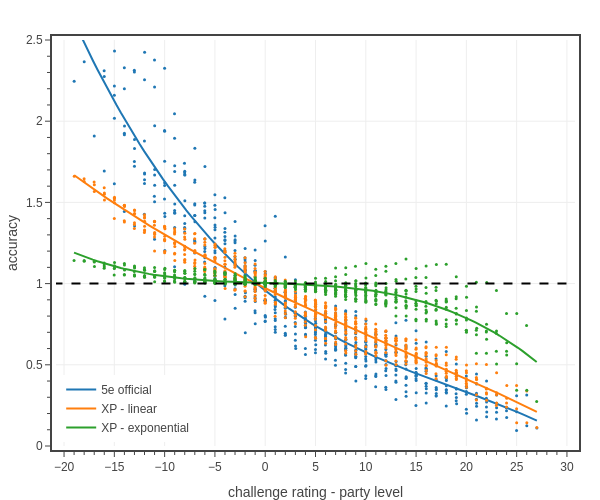

This figure's notebook cell:
### Code cell
# Fig. 4: plots XP accuracy vs level for encounter with a single monster
import pandas as pd

# pc stats
classes = list(PC_CLASSES.keys())
pc_data_file = f'../../_classes/xp-and-player-characters/pc data - Medium 2 short rests.json'
dfP = load_pc_data(pc_data_file, ['class','level','hit points mean','hit points multiplier','damage per round mean','attack bonus','armor class'])
dfP['adj hit points mean'] = dfP['hit points mean']*dfP['hit points multiplier']
dfP = dfP.rename({'adj hit points mean': 'adj HP', 'damage per round mean': 'adj DPR', 'attack bonus': 'adj AB', 'armor class': 'adj AC'}, axis=1)
xp_values = 0.5*np.array(ENCOUNTER_DIFFICULTIES['Daily']['XP'])
dfP['Encounter XP'] = dfP.apply(lambda row: xp_values[row['level']-1], axis=1)
dfP = dfP[dfP['class'].isin(classes)]
dfP = dfP[['level','adj HP','adj DPR','adj AC','adj AB','Encounter XP']].groupby(['level']).mean()

# monster stats
dfM = pd.read_csv('../../assets/data/monsters.csv')
dfM = dfM[dfM['CR'].between(1, 28)]
dfM.sort_values(by='CR', inplace=True)
dfM = dfM[['CR','HP','adj HP','AC','adj AC','adj DPR','adj AB','XP']].groupby(['CR']).mean()

# create figure
fig = go.Figure()

colors = iter(COLORS)

########################################################################################
name = f'5e official'
levels = dfP.index.tolist()
rcrs = np.linspace(-28,28,57)
x_all = []
y_all = []
text = []
for lvl in levels:
    for rcr in rcrs:
        cr = rcr+lvl
        if (cr > 0) and (cr <=28):
            accuracy = calc_xp_ratio(dfP, dfM, 4*[lvl], rcr+lvl)/calc_damage_ratio(dfP, dfM, 4*[lvl], rcr+lvl)
            x_all.append(rcr)
            y_all.append(accuracy)
            text.append(
                f'<b>{name}</b><br>'+
                f'accuracy: {accuracy:.2f}<br>'+
                f'CR - level: {rcr:.0f}<br>'+
                f'CR: {cr:.0f}<br>'+
                f'level: {lvl:.0f}')

dfA = pd.DataFrame({'rel CR': tfb.jitter(x_all, 0.01), 'accuracy': y_all, 'text': text})
dfA = dfA[dfA['accuracy'].gt(0)]
dfA.sort_values(by='rel CR', inplace=True)

smooth_factor = 1.e8
fig = tfb.plot_data_and_spline(fig, 
    x=dfA['rel CR'], 
    y=dfA['accuracy'],
    smooth_factor=smooth_factor, 
    name=name,
    legendgroup=name,
    line=dict(color=next(colors), dash='solid', width=2),
    marker_size=3,
    hovertext=dfA['text'],
    hoverinfo='text',
)

########################################################################################
name = f'XP - linear'
xp_method = 'linear'
dfP['Encounter eXP']  = dfP.apply(lambda row: estats5e.effXP(row['adj HP'], row['adj AC'], row['adj DPR'], row['adj AB'], method=xp_method, ctype='PC'), axis=1)
dfM['eXP']  = dfM.apply(lambda row: estats5e.effXP(row['adj HP'], row['adj AC'], row['adj DPR'], row['adj AB'], method=xp_method, ctype='NPC'), axis=1)

levels = dfP.index.tolist()
rcrs = np.linspace(-28,28,57)
x_all = []
y_all = []
text = []
for lvl in levels:
    for rcr in rcrs:
        cr = rcr+lvl
        if (cr > 0) and (cr <=28):
            accuracy = calc_exp_ratio(dfP, dfM, 4*[lvl], rcr+lvl)/calc_damage_ratio(dfP, dfM, 4*[lvl], rcr+lvl)
            x_all.append(rcr)
            y_all.append(accuracy)
            text.append(
                f'<b>{name}</b><br>'+
                f'accuracy: {accuracy:.2f}<br>'+
                f'CR - level: {rcr:.0f}<br>'+
                f'CR: {cr:.0f}<br>'+
                f'level: {lvl:.0f}')

dfA = pd.DataFrame({'rel CR': tfb.jitter(x_all, 0.01), 'accuracy': y_all, 'text': text})
dfA = dfA[dfA['accuracy'].gt(0)]
dfA.sort_values(by='rel CR', inplace=True)

smooth_factor = 1.e8
fig = tfb.plot_data_and_spline(fig, 
    x=dfA['rel CR'], 
    y=dfA['accuracy'],
    smooth_factor=smooth_factor, 
    name=name,
    legendgroup=name,
    line=dict(color=next(colors), dash='solid', width=2),
    marker_size=3,
    hovertext=dfA['text'],
    hoverinfo='text',
)

########################################################################################
name = f'XP - exponential'
xp_method = 'exp'
dfP['Encounter eXP']  = dfP.apply(lambda row: estats5e.effXP(row['adj HP'], row['adj AC'], row['adj DPR'], row['adj AB'], method=xp_method, ctype='PC'), axis=1)
dfM['eXP']  = dfM.apply(lambda row: estats5e.effXP(row['adj HP'], row['adj AC'], row['adj DPR'], row['adj AB'], method=xp_method, ctype='NPC'), axis=1)

levels = dfP.index.tolist()
rcrs = np.linspace(-28,28,57)
x_all = []
y_all = []
text = []
for lvl in levels:
    for rcr in rcrs:
        cr = rcr+lvl
        if (cr > 0) and (cr <=28):
            accuracy = calc_exp_ratio(dfP, dfM, 4*[lvl], rcr+lvl)/calc_damage_ratio(dfP, dfM, 4*[lvl], rcr+lvl)
            x_all.append(rcr)
            y_all.append(accuracy)
            text.append(
                f'<b>{name}</b><br>'+
                f'accuracy: {accuracy:.2f}<br>'+
                f'CR - level: {rcr:.0f}<br>'+
                f'CR: {cr:.0f}<br>'+
                f'level: {lvl:.0f}')

dfA = pd.DataFrame({'rel CR': tfb.jitter(x_all, 0.01), 'accuracy': y_all, 'text': text})
dfA = dfA[dfA['accuracy'].gt(0)]
dfA.sort_values(by='rel CR', inplace=True)

smooth_factor = 1.e8
fig = tfb.plot_data_and_spline(fig, 
    x=dfA['rel CR'], 
    y=dfA['accuracy'],
    smooth_factor=smooth_factor, 
    name=name,
    legendgroup=name,
    line=dict(color=next(colors), dash='solid', width=2),
    marker_size=3,
    hovertext=dfA['text'],
    hoverinfo='text',
)

fig.add_scatter(
    x=[-30,30], 
    y=[1,1],
    mode='lines',
    showlegend=False,
    line=dict(color='black', dash='dash'),
    hoverinfo='skip',
)

# show figure
fig.update_layout(
    template=tfb.FIG_TEMPLATE,
    margin=dict(l=50, r=25, b=40, t=40, pad=4),
    font=dict(size=12),
    #title_text='2014 DMG (no accuracy scaling)',
    xaxis=dict(
        title_text='challenge rating - party level',
        automargin=True,
        range=[-20.8,30.8],
        tick0=0, dtick=5,
        minor=dict(tick0=0, dtick=1),
    ),
    yaxis=dict(
        title_text='accuracy',
        automargin=True,
        range=[0,2.5],
        tick0=0, dtick=0.5,
        minor=dict(tick0=0, dtick=0.1),
    ),
    legend=dict(
        yanchor='bottom',  y=0.01,
        xanchor='left', x=0.01,
    ),
    width=600,
    height=500,
)
fig.show(config=tfb.FIG_CONFIG)

# save figures
if SAVEFIGS:
    fig.update_layout(autosize=True, width=None, height=None)
    tfb.save_fig_html(fig, format='large', name=f'./fig-xp-accuracy-vs-relative-cr-large', marker_size=3)
    tfb.save_fig_html(fig, format='small', name=f'./fig-xp-accuracy-vs-relative-cr-small', marker_size=3)

### Figure 1 — Plotly figure (JSON) as saved in the notebook; plotly's stock layout.template omitted (floating-point values rounded to 4 significant figures; data arrays with more than 128 entries replaced by an {"elided": "..."} marker saying what was removed)
{"data": [{"hoverinfo": "text", "hovertext": {"elided": "560 str values"}, "legendgroup": "5e official", "line": {"color": "#1f77b4", "dash": "solid", "width": 2}, "marker": {"size": 3}, "mode": "markers", "name": "5e official", "showlegend": false, "type": "scatter", "x": {"elided": "560 float values"}, "y": {"elided": "560 float values"}}, {"hoverinfo": "skip", "hovertext": {"elided": "560 str values"}, "legendgroup": "5e official", "line": {"color": "#1f77b4", "dash": "solid", "width": 2}, "marker": {"size": 3}, "mode": "lines", "name": "5e official", "showlegend": true, "type": "scatter", "x": [-18.99, -18.53, -18.06, -17.6, -17.13, -16.67, -16.21, -15.74, -15.28, -14.81, -14.35, -13.88, -13.42, -12.95, -12.49, -12.02, -11.56, -11.09, -10.63, -10.16, -9.7, -9.235, -8.771, -8.306, -7.841, -7.377, -6.912, -6.447, -5.982, -5.518, -5.053, -4.588, -4.124, -3.659, -3.194, -2.73, -2.265, -1.8, -1.336, -0.8709, -0.4062, 0.05845, 0.5231, 0.9878, 1.453, 1.917, 2.382, 2.847, 3.311, 3.776, 4.241, 4.705, 5.17, 5.635, 6.099, 6.564, 7.029, 7.493, 7.958, 8.423, 8.887, 9.352, 9.817, 10.28, 10.75, 11.21, 11.68, 12.14, 12.6, 13.07, 13.53, 14.0, 14.46, 14.93, 15.39, 15.86, 16.32, 16.79, 17.25, 17.72, 18.18, 18.65, 19.11, 19.58, 20.04, 20.5, 20.97, 21.43, 21.9, 22.36, 22.83, 23.29, 23.76, 24.22, 24.69, 25.15, 25.62, 26.08, 26.55, 27.01], "y": [2.612, 2.551, 2.491, 2.432, 2.374, 2.317, 2.262, 2.208, 2.154, 2.103, 2.052, 2.002, 1.954, 1.906, 1.86, 1.814, 1.77, 1.727, 1.685, 1.643, 1.603, 1.564, 1.525, 1.488, 1.451, 1.415, 1.381, 1.347, 1.314, 1.281, 1.25, 1.219, 1.189, 1.16, 1.132, 1.104, 1.078, 1.051, 1.026, 1.001, 0.9771, 0.9536, 0.9308, 0.9086, 0.8869, 0.8659, 0.8454, 0.8254, 0.806, 0.7871, 0.7687, 0.7509, 0.7334, 0.7165, 0.6999, 0.6838, 0.6681, 0.6528, 0.6379, 0.6233, 0.6091, 0.5952, 0.5816, 0.5683, 0.5554, 0.5426, 0.5301, 0.5179, 0.5059, 0.4941, 0.4824, 0.471, 0.4597, 0.4485, 0.4375, 0.4265, 0.4157, 0.405, 0.3943, 0.3836, 0.373, 0.3624, 0.3518, 0.3412, 0.3305, 0.3198, 0.3091, 0.2982, 0.2873, 0.2763, 0.2651, 0.2538, 0.2423, 0.2307, 0.2188, 0.2068, 0.1945, 0.182, 0.1693, 0.1563]}, {"hoverinfo": "text", "hovertext": {"elided": "560 str values"}, "legendgroup": "XP - linear", "line": {"color": "#ff7f0e", "dash": "solid", "width": 2}, "marker": {"size": 3}, "mode": "markers", "name": "XP - linear", "showlegend": false, "type": "scatter", "x": {"elided": "560 float values"}, "y": {"elided": "560 float values"}}, {"hoverinfo": "skip", "hovertext": {"elided": "560 str values"}, "legendgroup": "XP - linear", "line": {"color": "#ff7f0e", "dash": "solid", "width": 2}, "marker": {"size": 3}, "mode": "lines", "name": "XP - linear", "showlegend": true, "type": "scatter", "x": [-18.99, -18.52, -18.06, -17.59, -17.13, -16.66, -16.2, -15.73, -15.27, -14.8, -14.34, -13.87, -13.41, -12.95, -12.48, -12.02, -11.55, -11.09, -10.62, -10.16, -9.694, -9.229, -8.765, -8.3, -7.836, -7.371, -6.907, -6.442, -5.977, -5.513, -5.048, -4.584, -4.119, -3.655, -3.19, -2.725, -2.261, -1.796, -1.332, -0.8672, -0.4027, 0.06189, 0.5264, 0.991, 1.456, 1.92, 2.385, 2.849, 3.314, 3.778, 4.243, 4.708, 5.172, 5.637, 6.101, 6.566, 7.03, 7.495, 7.959, 8.424, 8.889, 9.353, 9.818, 10.28, 10.75, 11.21, 11.68, 12.14, 12.61, 13.07, 13.53, 14.0, 14.46, 14.93, 15.39, 15.86, 16.32, 16.79, 17.25, 17.72, 18.18, 18.64, 19.11, 19.57, 20.04, 20.5, 20.97, 21.43, 21.9, 22.36, 22.83, 23.29, 23.75, 24.22, 24.68, 25.15, 25.61, 26.08, 26.54, 27.01], "y": [1.667, 1.646, 1.625, 1.605, 1.585, 1.565, 1.545, 1.525, 1.506, 1.487, 1.468, 1.449, 1.431, 1.412, 1.394, 1.376, 1.359, 1.341, 1.324, 1.307, 1.29, 1.273, 1.257, 1.24, 1.224, 1.208, 1.192, 1.176, 1.16, 1.145, 1.13, 1.114, 1.099, 1.084, 1.07, 1.055, 1.04, 1.026, 1.012, 0.9974, 0.9833, 0.9693, 0.9554, 0.9415, 0.9278, 0.9142, 0.9006, 0.8872, 0.8738, 0.8605, 0.8472, 0.8341, 0.821, 0.8079, 0.7949, 0.782, 0.7691, 0.7562, 0.7434, 0.7307, 0.7179, 0.7052, 0.6926, 0.6799, 0.6673, 0.6547, 0.6421, 0.6295, 0.6169, 0.6043, 0.5917, 0.5791, 0.5665, 0.5539, 0.5413, 0.5286, 0.516, 0.5033, 0.4905, 0.4778, 0.465, 0.4521, 0.4392, 0.4263, 0.4133, 0.4003, 0.3872, 0.374, 0.3608, 0.3475, 0.3341, 0.3206, 0.3071, 0.2935, 0.2798, 0.266, 0.2521, 0.2381, 0.224, 0.2098]}, {"hoverinfo": "text", "hovertext": {"elided": "560 str values"}, "legendgroup": "XP - exponential", "line": {"color": "#2ca02c", "dash": "solid", "width": 2}, "marker": {"size": 3}, "mode": "markers", "name": "XP - exponential", "showlegend": false, "type": "scatter", "x": {"elided": "560 float values"}, "y": {"elided": "560 float values"}}, {"hoverinfo": "skip", "hovertext": {"elided": "560 str values"}, "legendgroup": "XP - exponential", "line": {"color": "#2ca02c", "dash": "solid", "width": 2}, "marker": {"size": 3}, "mode": "lines", "name": "XP - exponential", "showlegend": true, "type": "scatter", "x": [-19.01, -18.54, -18.08, -17.61, -17.15, -16.68, -16.22, -15.75, -15.29, -14.82, -14.36, -13.9, -13.43, -12.97, -12.5, -12.04, -11.57, -11.11, -10.64, -10.18, -9.714, -9.249, -8.785, -8.32, -7.855, -7.391, -6.926, -6.462, -5.997, -5.532, -5.068, -4.603, -4.139, -3.674, -3.209, -2.745, -2.28, -1.816, -1.351, -0.8863, -0.4217, 0.04293, 0.5075, 0.9721, 1.437, 1.901, 2.366, 2.831, 3.295, 3.76, 4.224, 4.689, 5.154, 5.618, 6.083, 6.547, 7.012, 7.477, 7.941, 8.406, 8.87, 9.335, 9.8, 10.26, 10.73, 11.19, 11.66, 12.12, 12.59, 13.05, 13.52, 13.98, 14.45, 14.91, 15.37, 15.84, 16.3, 16.77, 17.23, 17.7, 18.16, 18.63, 19.09, 19.56, 20.02, 20.49, 20.95, 21.41, 21.88, 22.34, 22.81, 23.27, 23.74, 24.2, 24.67, 25.13, 25.6, 26.06, 26.53, 26.99], "y": [1.191, 1.179, 1.168, 1.157, 1.147, 1.138, 1.128, 1.12, 1.112, 1.104, 1.096, 1.089, 1.083, 1.076, 1.071, 1.065, 1.06, 1.055, 1.051, 1.046, 1.042, 1.039, 1.035, 1.032, 1.029, 1.027, 1.024, 1.022, 1.02, 1.018, 1.016, 1.015, 1.013, 1.012, 1.01, 1.009, 1.008, 1.007, 1.006, 1.005, 1.004, 1.003, 1.002, 1.002, 1.001, 0.9996, 0.9986, 0.9975, 0.9963, 0.995, 0.9936, 0.9921, 0.9904, 0.9886, 0.9866, 0.9845, 0.9822, 0.9797, 0.9769, 0.974, 0.9708, 0.9673, 0.9636, 0.9596, 0.9553, 0.9507, 0.9458, 0.9405, 0.9349, 0.929, 0.9226, 0.9159, 0.9088, 0.9013, 0.8933, 0.8849, 0.8761, 0.8668, 0.857, 0.8467, 0.8359, 0.8246, 0.8128, 0.8004, 0.7875, 0.774, 0.7599, 0.7452, 0.7299, 0.714, 0.6975, 0.6803, 0.6624, 0.6439, 0.6246, 0.6047, 0.584, 0.5626, 0.5405, 0.5176]}, {"hoverinfo": "skip", "line": {"color": "black", "dash": "dash"}, "mode": "lines", "showlegend": false, "type": "scatter", "x": [-30, 30], "y": [1, 1]}], "layout": {"font": {"size": 12}, "height": 500, "legend": {"x": 0.01, "xanchor": "left", "y": 0.01, "yanchor": "bottom"}, "margin": {"b": 40, "l": 50, "pad": 4, "r": 25, "t": 40}, "width": 600, "xaxis": {"automargin": true, "dtick": 5, "minor": {"dtick": 1, "tick0": 0}, "range": [-20.8, 30.8], "tick0": 0, "title": {"text": "challenge rating - party level"}}, "yaxis": {"automargin": true, "dtick": 0.5, "minor": {"dtick": 0.1, "tick0": 0}, "range": [0, 2.5], "tick0": 0, "title": {"text": "accuracy"}}}}
